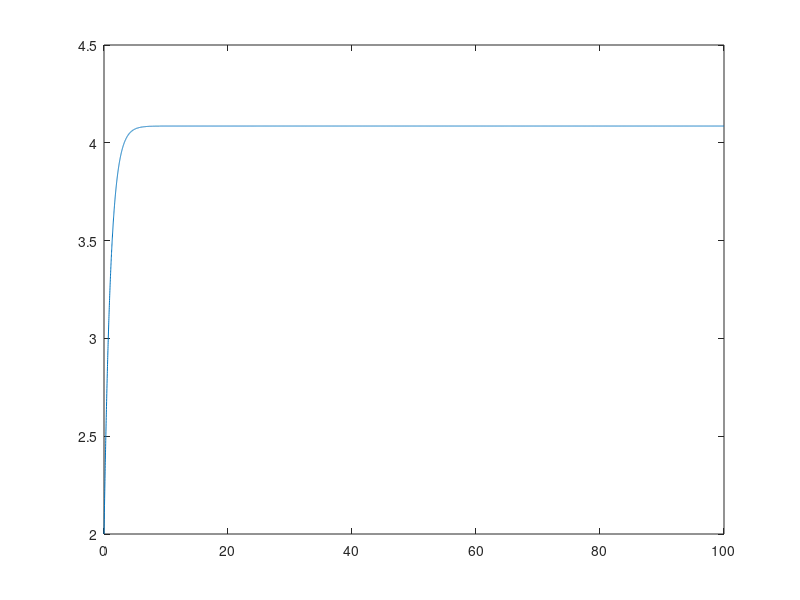

MATLAB code to generate this figure:
clc
clear all
close all

n = 4;
a = 4;
r = 0.1; %1/(3*sqrt(3))

step = 0.01;

horizon = 100;

x0= 2;

%% FIGURE 1
% figure
% x=[0:step:4];
% n=4;
% a=1.5;
% linewid=1.5;
% plot(x,a*x.^n./(1+x.^n),'LineWidth',linewid);
% hold on
% r=0.1;
% plot(x,x-r,'LineWidth',linewid);
% r=0.186;
% plot(x,x-r,'LineWidth',linewid);
% r=0.35;
% plot(x,x-r,'LineWidth',linewid);
% r=0.428;
% plot(x,x-r,'LineWidth',linewid);
% r=0.6;
% plot(x,x-r,'LineWidth',linewid);
% xlim([0 3])
% ylim([-0.1 1.5])
% xlabel('x')
% ylabel('f_1(x), f_2(x)')
% legend({'f_1','r=0.1','r=0.186','r=0.35','r=0.428','r=0.6'},'Location','southeast','NumColumns',2)
% fontsize(15,"points")
% 
% mysize = [20 12];
% set(gcf, 'PaperUnits', 'centimeters');
% set(gcf, 'PaperPosition', [0 0 mysize]);
% set(gcf, 'PaperSize', [mysize]); % dimension on x axis and y axis resp.
% print(gcf,'-dpdf', ['GeneAutocatalysis.pdf'])

%% FIGURE 2
% figure
% box on
% x=[0:step:4];
% n=4;
% r=0.1;
% linewid=1.5;
% hold on
% a=600;
% plot(x,a*x.^n./(1+x.^n),'LineWidth',linewid);
% a=105.5;
% plot(x,a*x.^n./(1+x.^n),'LineWidth',linewid);
% a=3;
% plot(x,a*x.^n./(1+x.^n),'LineWidth',linewid);
% a=1.6;
% plot(x,a*x.^n./(1+x.^n),'LineWidth',linewid);
% a=1;
% plot(x,a*x.^n./(1+x.^n),'LineWidth',linewid);
% plot(x,x-r,'LineWidth',linewid);
% xlim([0 3.5])
% ylim([-0.1 8])
% xlabel('x')
% ylabel('f_1(x), f_2(x)')
% legend({'a=600','a=105.5','a=3','a=1.6','a=1','f_2'},'Location','northeast','NumColumns',1)
% fontsize(15,"points")
% % inset
% axes('Position',[.32 .5 .35 .4])
% box on
% x=[0:step/2:0.2];
% hold on
% a=600;
% plot(x,a*x.^n./(1+x.^n),'LineWidth',linewid);
% a=105.5;
% plot(x,a*x.^n./(1+x.^n),'LineWidth',linewid);
% a=3;
% plot(x,a*x.^n./(1+x.^n),'LineWidth',linewid);
% a=1.6;
% plot(x,a*x.^n./(1+x.^n),'LineWidth',linewid);
% a=1;
% plot(x,a*x.^n./(1+x.^n),'LineWidth',linewid);
% plot(x,x-r,'LineWidth',linewid);
% ylim([-0.01 0.08])
% xlabel('x')
% ylabel('f_1(x), f_2(x)')
% 
% mysize = [20 12];
% set(gcf, 'PaperUnits', 'centimeters');
% set(gcf, 'PaperPosition', [0 0 mysize]);
% set(gcf, 'PaperSize', [mysize]); % dimension on x axis and y axis resp.
% print(gcf,'-dpdf', ['GeneAutocatalysis_2.pdf'])

%% FIGURE 3
% figure
% box on
% n=4;
% r=0.1;
% linewid=1.5;
% hold on
% a=1;
% plot(x,a*x.^n./(1+x.^n)-x+r,'LineWidth',linewid);
% a=1.6195;
% plot(x,a*x.^n./(1+x.^n)-x+r,'LineWidth',linewid);
% a=3;
% plot(x,a*x.^n./(1+x.^n)-x+r,'LineWidth',linewid);
% n=7;
% a=1;
% plot(x,a*x.^n./(1+x.^n)-x+r,'--','color',[0 0.4470 0.7410],'LineWidth',linewid);
% a=1.389;
% plot(x,a*x.^n./(1+x.^n)-x+r,'--','color',[0.8500 0.3250 0.0980],'LineWidth',linewid);
% a=3;
% plot(x,a*x.^n./(1+x.^n)-x+r,'--','color',[0.9290 0.6940 0.1250],'LineWidth',linewid);
% yline(0);
% xlim([0 3.5])
% xlabel('x')
% ylabel('f(x)')
% legend({'a=1','a=a_{c,1}','a=3'},'Location','southwest')
% fontsize(15,"points")
% 
% mysize = [20 12];
% set(gcf, 'PaperUnits', 'centimeters');
% set(gcf, 'PaperPosition', [0 0 mysize]);
% set(gcf, 'PaperSize', [mysize]); % dimension on x axis and y axis resp.
% print(gcf,'-dpdf', ['GeneAutocatalysis_3.pdf'])

%% FIGURE 4
% figure
% box on
% n=4;
% r=0.1;
% linewid=1.5;
% fontsize(13,"points")
% x=[0:step:120];
% t = tiledlayout(1,2,'TileSpacing','compact');
% bgAx = axes(t,'XTick',[],'YTick',[]);
% bgAx.Layout.TileSpan = [1 2];
% % first part
% ax1 = axes(t);
% hold on
% a=95;
% plot(x,a*x.^n./(1+x.^n)-x+r,'-','color',[0.4660 0.6740 0.1880],'LineWidth',linewid);
% a=105.5;
% plot(x,a*x.^n./(1+x.^n)-x+r,'-','color',[0.3010 0.7450 0.9330],'LineWidth',linewid);
% a=118;
% plot(x,a*x.^n./(1+x.^n)-x+r,'-','color',[0.6350 0.0780 0.1840],'LineWidth',linewid);
% yline(0);
% xline(ax1,10,':');
% ax1.Box = 'off';
% xlim(ax1,[0 10])
% ylim(ax1,[-5 120])
% legend({'a=95','a=a_{c,2}','a=118'},'Location','best')
% % second part
% ax2 = axes(t);
% ax2.Layout.Tile = 2;
% hold on
% a=95;
% plot(x,a*x.^n./(1+x.^n)-x+r,'-','color',[0.4660 0.6740 0.1880],'LineWidth',linewid);
% a=105.5;
% plot(x,a*x.^n./(1+x.^n)-x+r,'-','color',[0.3010 0.7450 0.9330],'LineWidth',linewid);
% a=118;
% plot(x,a*x.^n./(1+x.^n)-x+r,'-','color',[0.6350 0.0780 0.1840],'LineWidth',linewid);
% yline(0);
% xline(ax2,80,':');
% ax2.YAxis.Visible = 'off';
% ax2.Box = 'off';
% xlim(ax2,[80 120])
% ylim(ax2,[-5 105])
% % Link the axes
% linkaxes([ax1 ax2], 'y')
% fontsize(13,"points")
% xlabel(t,'x')
% ylabel(t,'f(x)')
% fontsize(15,"points")
% % inset
% axes('Position',[.6 .45 .35 .5])
% box on
% x=[0:step/2:0.2];
% hold on
% a=95;
% plot(x,a*x.^n./(1+x.^n)-x+r,'-','color',[0.4660 0.6740 0.1880],'LineWidth',linewid);
% a=105.5;
% plot(x,a*x.^n./(1+x.^n)-x+r,'-','color',[0.3010 0.7450 0.9330],'LineWidth',linewid);
% a=118;
% plot(x,a*x.^n./(1+x.^n)-x+r,'-','color',[0.6350 0.0780 0.1840],'LineWidth',linewid);
% yline(0);
% ylim([-0.01 0.12])
% xlabel('x')
% ylabel('f(x)')
% 
% mysize = [17 12];
% set(gcf, 'PaperUnits', 'centimeters');
% set(gcf, 'PaperPosition', [0 0 mysize]);
% set(gcf, 'PaperSize', [mysize]); % dimension on x axis and y axis resp.
% print(gcf,'-dpdf', ['GeneAutocatalysis_4.pdf'])

%%%%%%%%%%%%%%%%%%
%
% figure
% plot(x,a*x.^n./(1+x.^n),'r');
% hold on
% a=3;
% plot(x,a*x.^n./(1+x.^n),'g');
% a=4;
% plot(x,a*x.^n./(1+x.^n),'m');
% a=5;
% plot(x,a*x.^n./(1+x.^n),'c');
% a=10;
% plot(x,a*x.^n./(1+x.^n),'k');
% xline(1)
% 
% figure
% plot(x,a*x.^n./(1+x.^n),'r');
% hold on
% plot(x,(a*n*x.^(n-1))./(x.^n + 1).^2,'g');
% plot(x,-(a*n*x.^n.*(n*x.^n - n + x.^n + 1))./(x.^2.*(x.^n + 1).^3),'m');
% plot(x,x-r,'b');
% xline(1)
% 
% figure
% a=2;
% plot(x,(a*n*x.^(n-1))./(x.^n + 1).^2,'r');
% hold on
% a=3;
% plot(x,(a*n*x.^(n-1))./(x.^n + 1).^2,'g');
% a=4;
% plot(x,(a*n*x.^(n-1))./(x.^n + 1).^2,'m');
% a=5;
% plot(x,(a*n*x.^(n-1))./(x.^n + 1).^2,'c');
% a=100;
% plot(x,(a*n*x.^(n-1))./(x.^n + 1).^2,'k');
% %n=20;
% %plot(x,(a*n*x.^(n-1))./(x.^n + 1).^2);
% %n=100;
% %plot(x,(a*n*x.^(n-1))./(x.^n + 1).^2);
% yline(1)
% 
% figure
% n=2;
% plot(x,(a*n*x.^(n-1))./(x.^n + 1).^2,'r');
% hold on
% n=3;
% plot(x,(a*n*x.^(n-1))./(x.^n + 1).^2,'g');
% n=4;
% plot(x,(a*n*x.^(n-1))./(x.^n + 1).^2,'m');
% n=5;
% plot(x,(a*n*x.^(n-1))./(x.^n + 1).^2,'c');
% n=8;
% plot(x,(a*n*x.^(n-1))./(x.^n + 1).^2,'k');
% %n=20;
% %plot(x,(a*n*x.^(n-1))./(x.^n + 1).^2);
% %n=100;
% %plot(x,(a*n*x.^(n-1))./(x.^n + 1).^2);
% yline(1)
%
% figure
% n=4;
% r=0.1;
% linewid=1.5;
% x=[0:step:110];
% t = tiledlayout(1,2,'TileSpacing','compact');
% bgAx = axes(t,'XTick',[],'YTick',[]);
% bgAx.Layout.TileSpan = [1 2];
% % first part
% ax1 = axes(t);
% hold on
% a=95;
% plot(x,a*x.^n./(1+x.^n)-x+r,'-','color',[0.4660 0.6740 0.1880],'LineWidth',linewid);
% a=105.5;
% plot(x,a*x.^n./(1+x.^n)-x+r,'-','color',[0.3010 0.7450 0.9330],'LineWidth',linewid);
% a=108;
% plot(x,a*x.^n./(1+x.^n)-x+r,'-','color',[0.6350 0.0780 0.1840],'LineWidth',linewid);
% yline(0);
% xline(ax1,10,':');
% ax1.Box = 'off';
% xlim(ax1,[0 10])
% % second part
% ax2 = axes(t);
% ax2.Layout.Tile = 2;
% hold on
% a=95;
% plot(x,a*x.^n./(1+x.^n)-x+r,'-','color',[0.4660 0.6740 0.1880],'LineWidth',linewid);
% a=105.5;
% plot(x,a*x.^n./(1+x.^n)-x+r,'-','color',[0.3010 0.7450 0.9330],'LineWidth',linewid);
% a=118;
% plot(x,a*x.^n./(1+x.^n)-x+r,'-','color',[0.6350 0.0780 0.1840],'LineWidth',linewid);
% yline(0);
% xline(ax2,90,':');
% ax2.YAxis.Visible = 'off';
% ax2.Box = 'off';
% xlim(ax2,[90 110])
% % Link the axes
% linkaxes([ax1 ax2], 'y')
% fontsize(13,"points")
% xlabel(t,'x')
% ylabel(t,'f(x)')
% 
% mysize = [20 12];
% set(gcf, 'PaperUnits', 'centimeters');
% set(gcf, 'PaperPosition', [0 0 mysize]);
% set(gcf, 'PaperSize', [mysize]); % dimension on x axis and y axis resp.
% print(gcf,'-dpdf', ['GeneAutocatalysis_4.pdf'])
% 
% figure
% n=4;
% r=0.1;
% linewid=1.5;
% x=[0:step/2:0.2];
% hold on
% a=90;
% plot(x,a*x.^n./(1+x.^n)-x+r,'-','color',[0.4660 0.6740 0.1880],'LineWidth',linewid);
% a=105.5;
% plot(x,a*x.^n./(1+x.^n)-x+r,'-','color',[0.3010 0.7450 0.9330],'LineWidth',linewid);
% a=110;
% plot(x,a*x.^n./(1+x.^n)-x+r,'-','color',[0.6350 0.0780 0.1840],'LineWidth',linewid);
% yline(0);
% ylim([-0.01 0.12])
% xlabel('x')
% ylabel('f(x)')
% legend({'a=90','a=a_{c,2}','a=110'},'Location','southwest')
% fontsize(13,"points")
% axes('Position',[.4 .6 .3 .3])
% box on
% hold on
% x=[0:step:120];
% yline(0);
% a=90;
% plot(x,a*x.^n./(1+x.^n)-x+r,'-','color',[0.4660 0.6740 0.1880],'LineWidth',linewid);
% a=105.5;
% plot(x,a*x.^n./(1+x.^n)-x+r,'-','color',[0.3010 0.7450 0.9330],'LineWidth',linewid);
% a=110;
% plot(x,a*x.^n./(1+x.^n)-x+r,'-','color',[0.6350 0.0780 0.1840],'LineWidth',linewid);
% xlim([0 120])
% xlabel('x')
% ylabel('f(x)')

% figure
% x=[0:step:4];
% n=2;
% r=0.1;
% hold on
% a=1;
% plot(x,a*x.^n./(1+x.^n));
% a=1.77;
% plot(x,a*x.^n./(1+x.^n));
% a=2;
% plot(x,a*x.^n./(1+x.^n));
% a=2.6;
% plot(x,a*x.^n./(1+x.^n));
% a=4;
% plot(x,a*x.^n./(1+x.^n));
% plot(x,x-r,'k');
% legend
% xlim([0 3])
% %ylim([-0.1 0.2])
% ylim([-0.1 8])

%%%%%%%%%%%%%%%%%%%%%%

x=x0;
xplot = [x];

for t=step:step:horizon

    x = x + step*(a*x.^n./(1+x.^n)-x+r);
    xplot = [xplot x];

end

figure()
plot([0:step:horizon],xplot)

%4*n/(n^2-1)*(n-1/(n+1))^(1/n)